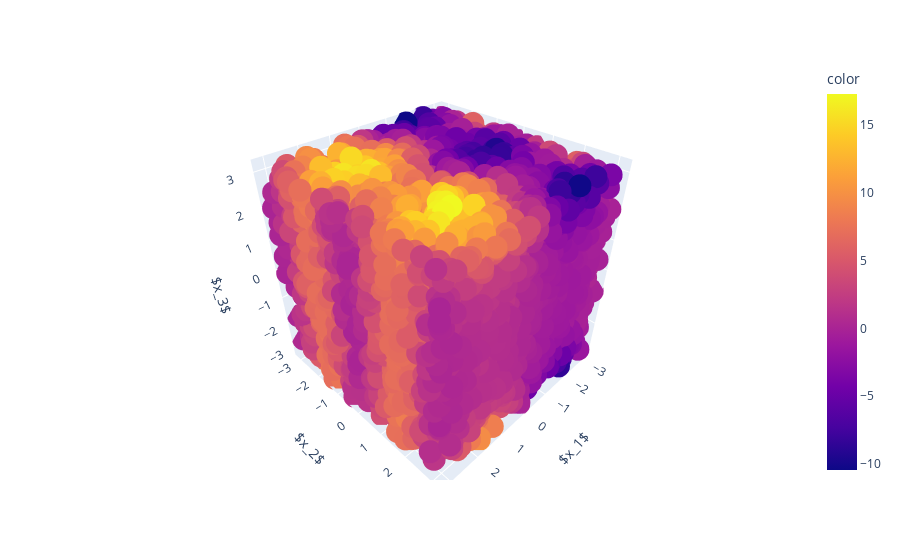

Notebook source saved alongside this figure:
### Code cell
fig = px.scatter_3d(x=param_values[:, 0], y=param_values[:, 1], z=param_values[:, 2], color=Y)
fig.update_layout(scene = dict(
                    xaxis_title=r'$x_1$',
                    yaxis_title=r'$x_2$',
                    zaxis_title=r'$x_3$'))
fig.show()

### Figure 1 — Plotly figure (JSON) as saved in the notebook; plotly's stock layout.template omitted (floating-point values rounded to 4 significant figures; data arrays with more than 128 entries replaced by an {"elided": "..."} marker saying what was removed)
{"data": [{"hovertemplate": "x=%{x}<br>y=%{y}<br>z=%{z}<br>color=%{marker.color}<extra></extra>", "legendgroup": "", "marker": {"color": {"elided": "8192 float values"}, "coloraxis": "coloraxis", "symbol": "circle"}, "mode": "markers", "name": "", "scene": "scene", "showlegend": false, "type": "scatter3d", "x": {"elided": "8192 float values"}, "y": {"elided": "8192 float values"}, "z": {"elided": "8192 float values"}}], "layout": {"coloraxis": {"colorbar": {"title": {"text": "color"}}, "colorscale": [[0, "#0d0887"], [0.1111, "#46039f"], [0.2222, "#7201a8"], [0.3333, "#9c179e"], [0.4444, "#bd3786"], [0.5556, "#d8576b"], [0.6667, "#ed7953"], [0.7778, "#fb9f3a"], [0.8889, "#fdca26"], [1, "#f0f921"]]}, "legend": {"tracegroupgap": 0}, "margin": {"t": 60}, "scene": {"domain": {"x": [0, 1], "y": [0, 1]}, "xaxis": {"title": {"text": "$x_1$"}}, "yaxis": {"title": {"text": "$x_2$"}}, "zaxis": {"title": {"text": "$x_3$"}}}}}
